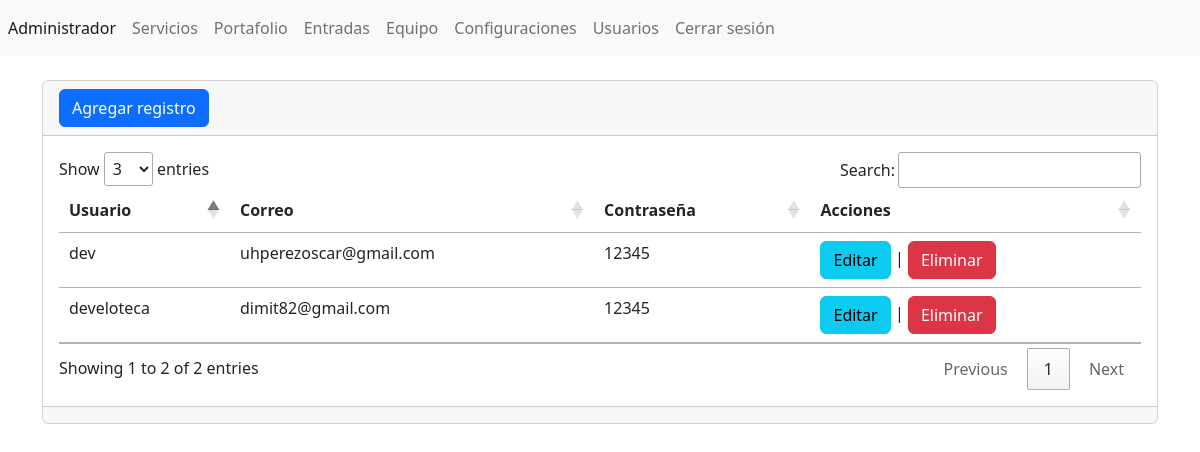
Page /admin/secciones/usuarios/index.php (signed in) on the committed database.
### tables this page shows
CREATE TABLE `tbl_usuarios` (
  `id` int(11) NOT NULL,
  `usuario` varchar(255) NOT NULL,
  `password` varchar(255) NOT NULL,
  `correo` varchar(255) NOT NULL
);

### admin/secciones/usuarios/index.php (the view, shortened to what this page needs)
<?php
include("../../bd.php");
$sentencia=$conexion->prepare("SELECT * FROM `tbl_usuarios`");
$sentencia->execute();
$lista_usuarios=$sentencia->fetchAll(PDO::FETCH_ASSOC);
include("../../templates/header.php");
?>
<div class="card">
    <div class="card-header">
    <a name="" id="" class="btn btn-primary" href="crear.php" role="button">Agregar registro</a>
    </div>
    <div class="card-body">
<div class="table-responsive-sm">
    <table class="table">
        <thead>
            <tr>
                <th scope="col">Usuario</th>
                <th scope="col">Correo</th>
                <th scope="col">Contraseña</th>
                <th scope="col">Acciones </th>
            </tr>
        </thead>
        <tbody>
        <?php foreach($lista_usuarios as $registros){ ?>
            <tr class="">
                <td scope="row"><?php echo $registros['usuario'];?></td>
                <td><?php echo $registros['correo'];?></td>
                <td><?php echo $registros['password'];?></td>
                <td>    <a name="" id="" class="btn btn-info" href="editar.php?txtID=<?php echo $registros['id']; ?>" role="button">Editar</a>
                        |
                        <a name="" id="" class="btn btn-danger" href="index.php?txtID=<?php echo $registros['id']; ?>" role="button">Eliminar</a>
                     </td>
            </tr>
        <?php } ?>
        </tbody>
    </table>
</div>
    </div>
    <div class="card-footer text-muted">
    </div>
</div>
<?php include("../../templates/footer.php"); ?>

### rows in the picture
tbl_usuarios: usuario "develoteca", correo "dimit82@gmail.com", password "12345"
tbl_usuarios: usuario "dev", correo "uhperezoscar@gmail.com", password "12345"
